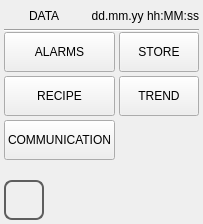
<?xml version="1.0" encoding="UTF-8"?>
<ui version="4.0">
 <class>data_manager</class>
 <widget class="QWidget" name="data_manager">
  <property name="geometry">
   <rect>
    <x>0</x>
    <y>0</y>
    %Model%
   </rect>
  </property>
  <property name="minimumSize">
   <size>
    <width>0</width>
    <height>0</height>
   </size>
  </property>
  <property name="maximumSize">
   <size>
    <width>16777215</width>
    <height>16777215</height>
   </size>
  </property>
  <property name="windowTitle">
   <string>data_manager</string>
  </property>
  <property name="styleSheet">
   <string notr="true"/>
  </property>
  <layout class="QVBoxLayout" name="verticalLayout">
   <property name="spacing">
    <number>0</number>
   </property>
   <property name="margin">
    <number>4</number>
   </property>
   <item>
    <layout class="QHBoxLayout" name="horizontalLayout">
     <item>
      <widget class="QLabel" name="labelIcon">
       <property name="minimumSize">
        <size>
         <width>25</width>
         <height>25</height>
        </size>
       </property>
       <property name="maximumSize">
        <size>
         <width>25</width>
         <height>25</height>
        </size>
       </property>
       <property name="styleSheet">
        <string notr="true"/>
       </property>
       <property name="text">
        <string/>
       </property>
      </widget>
     </item>
     <item>
      <widget class="QLabel" name="labelTitle">
       <property name="sizePolicy">
        <sizepolicy hsizetype="Preferred" vsizetype="Fixed">
         <horstretch>0</horstretch>
         <verstretch>0</verstretch>
        </sizepolicy>
       </property>
       <property name="focusPolicy">
        <enum>Qt::NoFocus</enum>
       </property>
       <property name="text">
        <string>DATA</string>
       </property>
      </widget>
     </item>
     <item>
      <widget class="QLabel" name="labelUserName">
       <property name="text">
        <string/>
       </property>
      </widget>
     </item>
     <item>
      <widget class="QLabel" name="labelDataOra">
       <property name="sizePolicy">
        <sizepolicy hsizetype="Preferred" vsizetype="Fixed">
         <horstretch>0</horstretch>
         <verstretch>0</verstretch>
        </sizepolicy>
       </property>
       <property name="focusPolicy">
        <enum>Qt::NoFocus</enum>
       </property>
       <property name="text">
        <string>dd.mm.yy hh:MM:ss</string>
       </property>
       <property name="alignment">
        <set>Qt::AlignRight|Qt::AlignTrailing|Qt::AlignVCenter</set>
       </property>
      </widget>
     </item>
    </layout>
   </item>
   <item>
    <widget class="Line" name="line">
     <property name="orientation">
      <enum>Qt::Horizontal</enum>
     </property>
    </widget>
   </item>
   <item>
    <spacer name="verticalSpacer_2">
     <property name="orientation">
      <enum>Qt::Vertical</enum>
     </property>
     <property name="sizeHint" stdset="0">
      <size>
       <width>20</width>
       <height>0</height>
      </size>
     </property>
    </spacer>
   </item>
   <item>
    <layout class="QGridLayout" name="gridLayout">
     <property name="sizeConstraint">
      <enum>QLayout::SetFixedSize</enum>
     </property>
     <property name="spacing">
      <number>4</number>
     </property>
     <item row="2" column="0">
      <widget class="QPushButton" name="pushButtonRecipe">
       <property name="minimumSize">
        <size>
         <width>0</width>
         <height>40</height>
        </size>
       </property>
       <property name="maximumSize">
        <size>
         <width>16777215</width>
         <height>40</height>
        </size>
       </property>
       <property name="focusPolicy">
        <enum>Qt::NoFocus</enum>
       </property>
       <property name="text">
        <string>RECIPE</string>
       </property>
      </widget>
     </item>
     <item row="1" column="0">
      <widget class="QPushButton" name="pushButtonAlarms">
       <property name="minimumSize">
        <size>
         <width>0</width>
         <height>40</height>
        </size>
       </property>
       <property name="maximumSize">
        <size>
         <width>16777215</width>
         <height>40</height>
        </size>
       </property>
       <property name="focusPolicy">
        <enum>Qt::NoFocus</enum>
       </property>
       <property name="text">
        <string>ALARMS</string>
       </property>
      </widget>
     </item>
     <item row="1" column="1">
      <widget class="QPushButton" name="pushButtonStore">
       <property name="minimumSize">
        <size>
         <width>0</width>
         <height>40</height>
        </size>
       </property>
       <property name="maximumSize">
        <size>
         <width>16777215</width>
         <height>40</height>
        </size>
       </property>
       <property name="focusPolicy">
        <enum>Qt::NoFocus</enum>
       </property>
       <property name="text">
        <string>STORE</string>
       </property>
      </widget>
     </item>
     <item row="2" column="1">
      <widget class="QPushButton" name="pushButtonTrend">
       <property name="minimumSize">
        <size>
         <width>0</width>
         <height>40</height>
        </size>
       </property>
       <property name="maximumSize">
        <size>
         <width>16777215</width>
         <height>40</height>
        </size>
       </property>
       <property name="focusPolicy">
        <enum>Qt::NoFocus</enum>
       </property>
       <property name="text">
        <string>TREND</string>
       </property>
      </widget>
     </item>
     <item row="3" column="0">
      <widget class="QPushButton" name="pushButtonComm">
       <property name="minimumSize">
        <size>
         <width>0</width>
         <height>40</height>
        </size>
       </property>
       <property name="maximumSize">
        <size>
         <width>16777215</width>
         <height>40</height>
        </size>
       </property>
       <property name="focusPolicy">
        <enum>Qt::NoFocus</enum>
       </property>
       <property name="text">
        <string>COMMUNICATION</string>
       </property>
      </widget>
     </item>
    </layout>
   </item>
   <item>
    <spacer name="verticalSpacer_3">
     <property name="orientation">
      <enum>Qt::Vertical</enum>
     </property>
     <property name="sizeHint" stdset="0">
      <size>
       <width>20</width>
       <height>0</height>
      </size>
     </property>
    </spacer>
   </item>
   <item>
    <widget class="QLabel" name="labelStatus">
     <property name="minimumSize">
      <size>
       <width>0</width>
       <height>20</height>
      </size>
     </property>
     <property name="maximumSize">
      <size>
       <width>16777215</width>
       <height>20</height>
      </size>
     </property>
     <property name="text">
      <string/>
     </property>
    </widget>
   </item>
   <item>
    <spacer name="verticalSpacer">
     <property name="orientation">
      <enum>Qt::Vertical</enum>
     </property>
     <property name="sizeHint" stdset="0">
      <size>
       <width>20</width>
       <height>0</height>
      </size>
     </property>
    </spacer>
   </item>
   <item>
    <layout class="QHBoxLayout" name="horizontalLayout_2">
     <item>
      <widget class="QPushButton" name="pushButtonHome">
       <property name="sizePolicy">
        <sizepolicy hsizetype="Minimum" vsizetype="Fixed">
         <horstretch>60</horstretch>
         <verstretch>60</verstretch>
        </sizepolicy>
       </property>
       <property name="minimumSize">
        <size>
         <width>40</width>
         <height>40</height>
        </size>
       </property>
       <property name="maximumSize">
        <size>
         <width>40</width>
         <height>40</height>
        </size>
       </property>
       <property name="focusPolicy">
        <enum>Qt::NoFocus</enum>
       </property>
       <property name="styleSheet">
        <string notr="true">QPushButton
{
border: 2px solid  rgb(94, 94, 94);
border-radius: 8px;
qproperty-icon: url(:/systemicons/img/Home.png);
qproperty-iconSize: 24px 24px;
qproperty-focusPolicy: NoFocus;
}
QPushButton:pressed
{
border: 2px solid  rgb(194, 194, 194);
background-color:  rgb(255, 255, 127);
}
QPushButton:disabled
{
border: 2px solid  rgb(194, 194, 194);
}
</string>
       </property>
       <property name="text">
        <string/>
       </property>
      </widget>
     </item>
     <item>
      <spacer name="horizontalSpacer">
       <property name="focusPolicy">
        <enum>Qt::NoFocus</enum>
       </property>
       <property name="orientation">
        <enum>Qt::Horizontal</enum>
       </property>
       <property name="sizeHint" stdset="0">
        <size>
         <width>40</width>
         <height>20</height>
        </size>
       </property>
      </spacer>
     </item>
    </layout>
   </item>
  </layout>
 </widget>
 <resources/>
 <connections/>
</ui>
